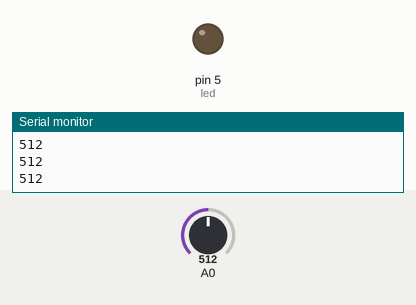
A sketch run on a simulated Arduino Uno, built with avr-gcc and run on an emulated ATmega328P. On the bench: output pins drawn as LEDs (lit = HIGH), the last lines printed to the serial monitor. Inputs (shaded band) come from the test bench; at power-on: A0 = 512.

Above: at 1.2 s.
1.3 s: A0 set to 716
At 1.6 s:
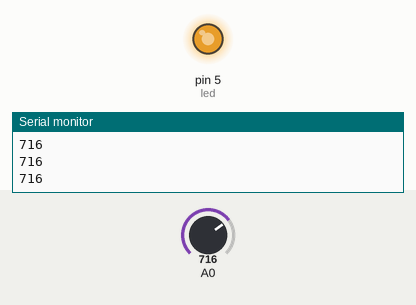
2.8 s: A0 set to 756
At 4.0 s:
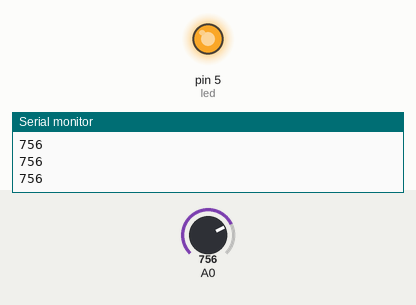
4.3 s: A0 set to 768
At 5.1 s:
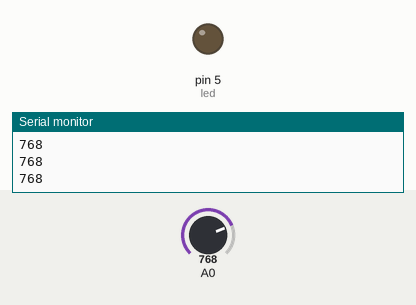
5.8 s: A0 set to 900
At 6.3 s:
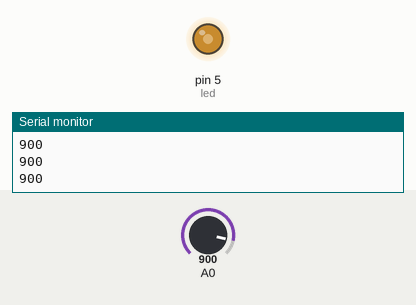
7.3 s: A0 set to 306
At 8.5 s:
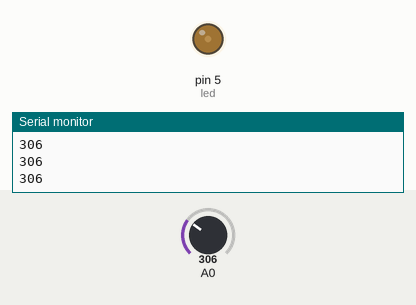
8.8 s: A0 set to 0
At 9.7 s:
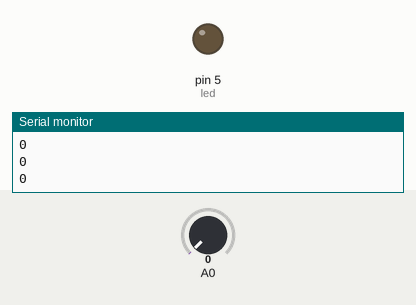
Timing chart, 0 to 11.3 s (numbered marks = the images above; inputs shaded):
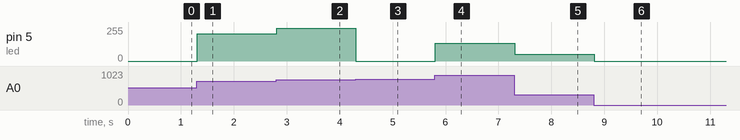

The sketch:

P5-POT.ino
```cpp
//when light max=1024, min=0
int led=5;

void setup() {
  Serial.begin(9600);
  pinMode(A0,INPUT);
  pinMode(led,OUTPUT);
}

void loop() {
  int state=analogRead(A0);
  Serial.println(state);
  analogWrite(led,state);
}
```

Measured:
- the behaviour switches between 767 and 768 on A0 (found by bisection; images 2 and 3)
- after the input at 1.3 s, pin 5 (led): 0/255 → 204/255 at once
- after the input at 2.8 s, pin 5 (led): 204/255 → 244/255 at once
- after the input at 4.3 s, pin 5 (led): 244/255 → 0/255 at once
- after the input at 5.8 s, pin 5 (led): 0/255 → 132/255 at once
- after the input at 7.3 s, pin 5 (led): 132/255 → 50/255 at once
- after the input at 8.8 s, pin 5 (led): 50/255 → 0/255 at once
